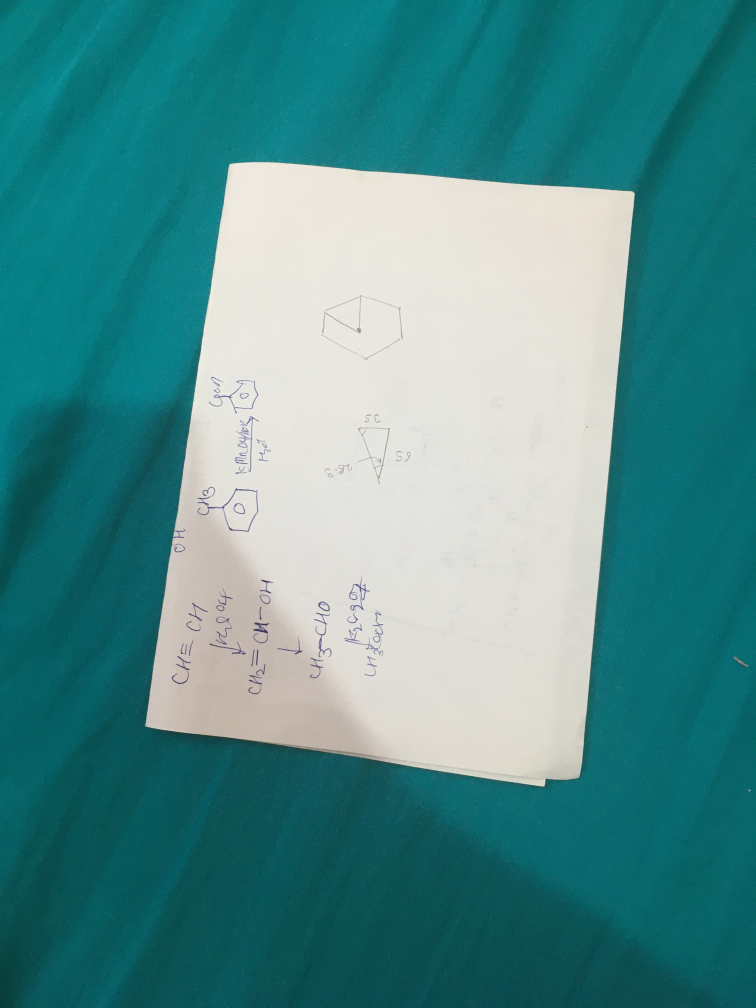
#> input picture Session4/IMG_3879.jpg, 3024 x 4032 px, found by its file name (shown at 1/4 size)
$ python Assignment14.py
#> lines starting #> are read from the running program, lines starting #| are printed output that depends on the picture; after the words box and inside, x2 and y2 are one past the last pixel; in counts of white or black regions, pixels touching at a corner belong together
import cv2
import numpy as np

img = cv2.imread('IMG_3879.jpg')
#> img is the input picture: shape (4032, 3024, 3); mean B, G, R 141.6, 141.2, 79.5

img_reshape = cv2.resize(img,(700,700))
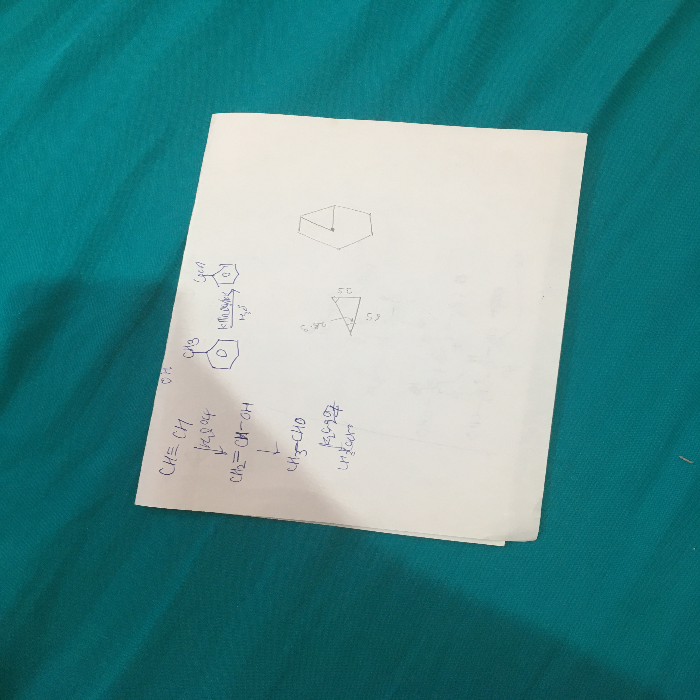
#> img_reshape: shape (700, 700, 3); mean B, G, R 141.5, 141.1, 79.4

med_val = np.median(img)
#> med_val = 113

threshold1 = int(max(0,0.2*med_val))
#> threshold1 = 22

threshold2 = int(max(0,1.8*med_val))
#> threshold2 = 203

blurred_img = cv2.blur(img_reshape,ksize=(8,8))

edges = cv2.Canny(blurred_img,threshold1,threshold2)
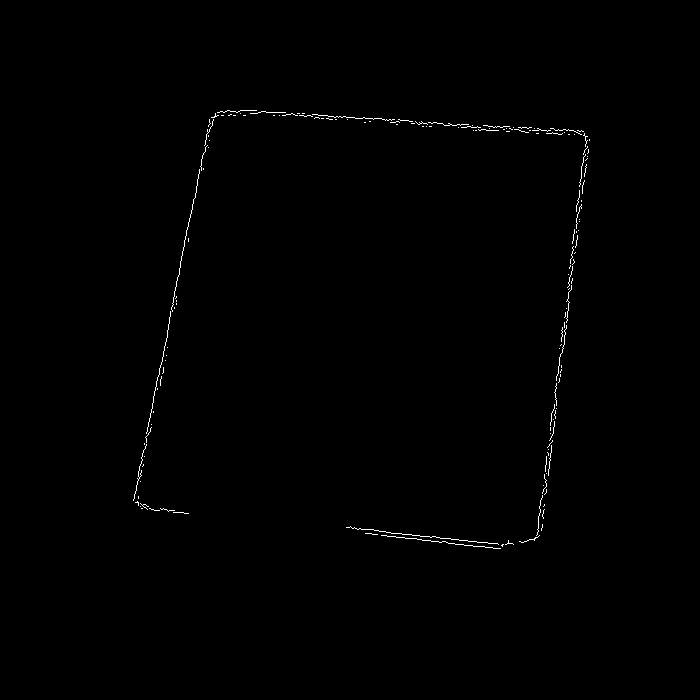
#> edges: shape (700, 700); 0.41% white in thin lines or dots, all inside (x1, y1, x2, y2) = (133, 110, 590, 549)

cv2.imshow('frame',img_reshape)
cv2.waitKey(0)

cv2.imshow('frame1',edges)
cv2.waitKey(0)

$ run again, with Session4/dog.jpeg copied over Session4/IMG_3879.jpg
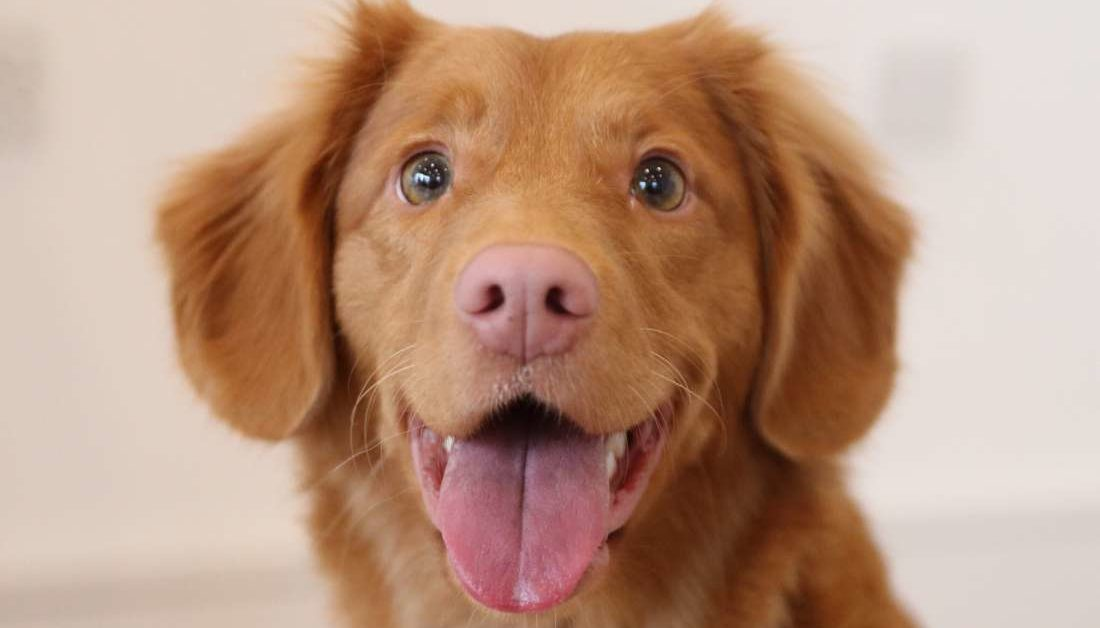
#> input picture Session4/dog.jpeg, 1100 x 628 px, found by its file name
#> img is the input picture: shape (628, 1100, 3); mean B, G, R 127.5, 149.3, 185.1
#> `img_reshape = cv2.resize(img,(700,700))`:
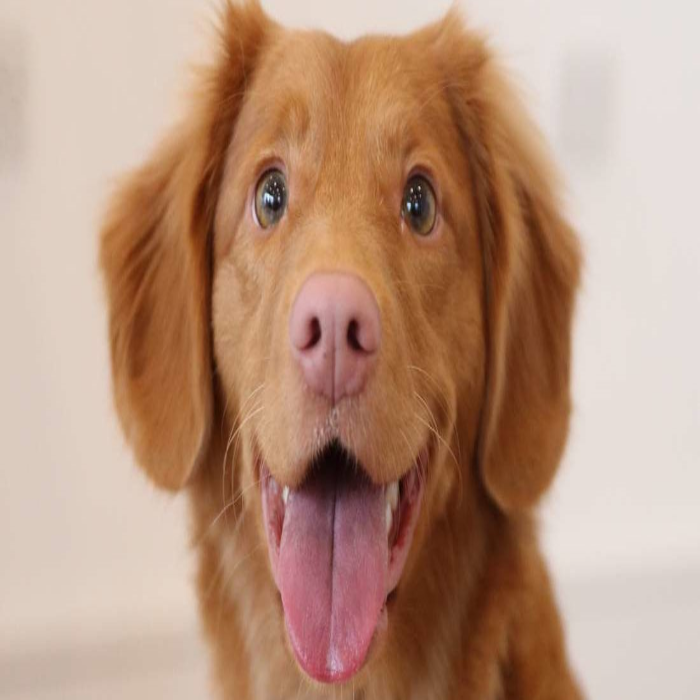
#> img_reshape: shape (700, 700, 3); mean B, G, R 127.4, 149.2, 185
#> med_val = 175
#> threshold1 = 35
#> threshold2 = 315
#> edges: shape (700, 700); every value is 0
